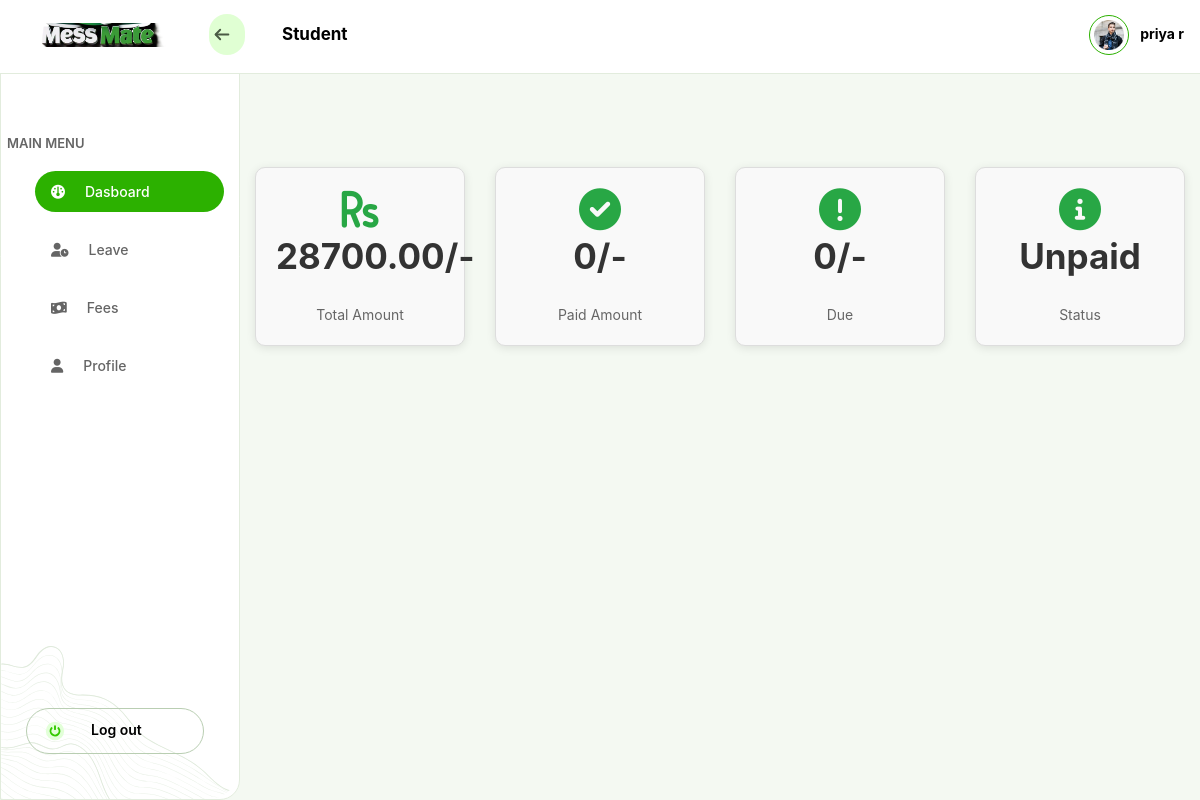
The app's page /student/ (signed in), older data.
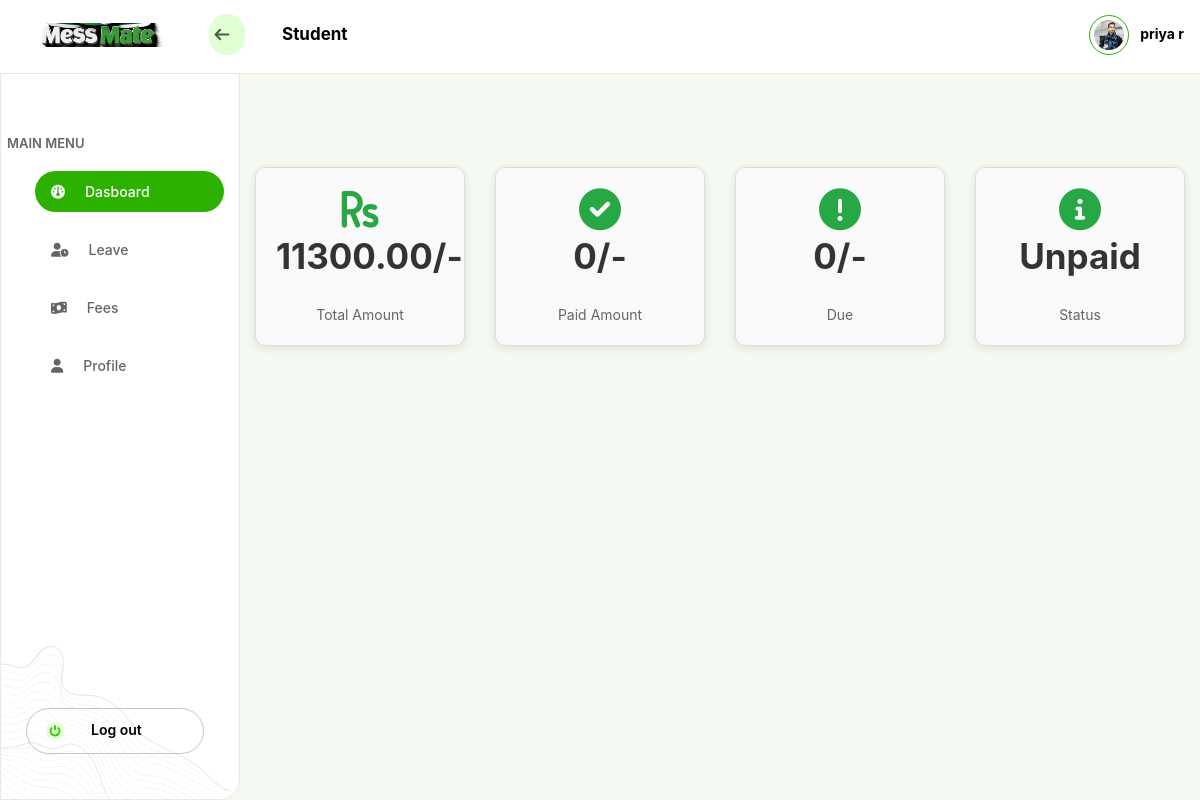
The same page, newer data.
### student/models.py (models this page shows, shortened)
class HostelBillDetail(models.Model):
    student = models.ForeignKey(CustomUser, on_delete=models.CASCADE)
    total_amount = models.DecimalField(max_digits=10, decimal_places=2)
    bill_details = models.TextField()
    generated_date = models.DateTimeField(auto_now_add=True)
    billing_month = models.DateField()
    electricity = models.IntegerField(null=True,blank=True)
    broadband = models.IntegerField(null=True,blank=True)
    maintenence =models.IntegerField(null=True,blank=True)
    total = models.IntegerField(null=True,blank=True)
    paid_amount = models.DecimalField(max_digits=10, decimal_places=2, default=0.00)  # Change to DecimalField for precision
    transactionID = models.TextField(blank=True, default='')  # Store multiple transaction IDs
    status = models.CharField(max_length=20, choices=[
        ('paid', 'Paid'),
        ('mark_as_paid', 'mark_as_paid'),
        ('partially_paid', 'partially_paid'),
        ('unpaid','unpaid')
    ], default='unpaid')  # Default status set to 'unpaid'
    due = models.DecimalField(max_digits=10, decimal_places=2, default=0.00)  # Amount due
    class Meta:
        ordering = ['-generated_date']

### mess_app/views.py (the view)
# urls.py: path('student/',views.student_dashboard,name='student-dashboard'),
@never_cache
@login_required
def student_dashboard(request):
     if request.user.is_authenticated:
      bills = HostelBillDetail.objects.filter(student=request.user)
      return render(request,'student/dashboard.html',{'bills':bills})

### mess_app/context_processors.py (called while the page is built)
def admin_status(request):
    return {
        'profile': request.user,  # Adjust this logic if needed
    }

### templates/student/dashboard.html (shortened to what this page needs)
{% extends "navbar.html" %}
{% load static %}
{% block header %}
<div class="main-title">
    Student
</div>
{% endblock %}
{% block table %}
<link rel="stylesheet" href="https://cdnjs.cloudflare.com/ajax/libs/font-awesome/6.0.0-beta3/css/all.min.css">
    <link rel="stylesheet" href="https://stackpath.bootstrapcdn.com/bootstrap/4.5.2/css/bootstrap.min.css">
</head>
<body style="color: #28a745;">
    {% if bills.exists %}
    {% for bill in bills %}
<div class="container my-5">
    <div class="row" style="margin-top: 167px;">
        <div class="col-sm-6 col-lg-3 mb-4">
            <div class="counter-card">
                <i class="fas fa-rupee-sign fa-3x"></i>
                <p id="number1" class="number">{{ bill.total_amount|default:"0" }}/-</p><br>
                <p>Total Amount</p>
            </div>
        </div>
        <div class="col-sm-6 col-lg-3 mb-4">
            <div class="counter-card">
                <i class="fas fa-check-circle fa-3x"></i>
                <p id="number2" class="number">{{ bill.paid_amount|default:"0" }}/-</p><br>
                <p>Paid Amount</p>
            </div>
        </div>
        <div class="col-sm-6 col-lg-3 mb-4">
            <div class="counter-card">
                <i class="fas fa-exclamation-circle fa-3x"></i>
                <p id="number3" class="number">{{ bill.due|default:"0" }}/-</p><br>
                <p>Due</p>
            </div>
        </div>
        <div class="col-sm-6 col-lg-3 mb-4">
            <div class="counter-card">
                <i class="fas fa-info-circle fa-3x"></i>
                <p id="number4" class="number">{{ bill.status|capfirst}}</p><br>
                <p>Status</p>
            </div>
        </div>
    </div>
</div>
{% endfor %}
{% endif %}
{% endblock %}

Row changes from the older to the newer data that the page shows:
removed HostelBillDetail: total_amount "28700.00", paid_amount "0", due "0", status "Unpaid"
added HostelBillDetail: total_amount "11300.00", paid_amount "0", due "0", status "Unpaid"
